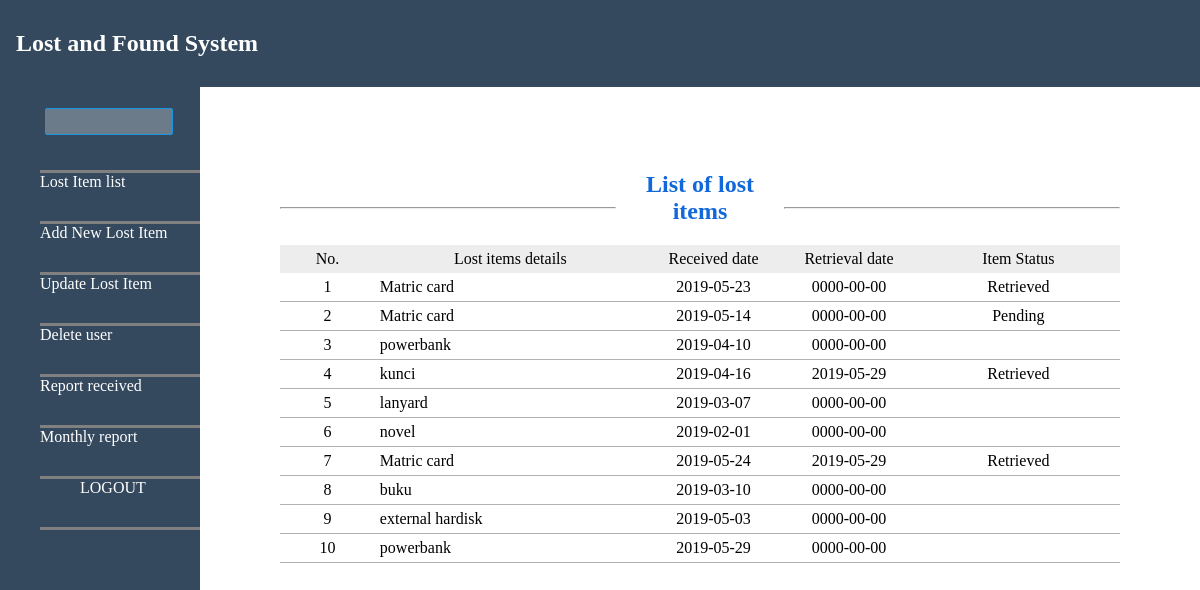
Page /list.php on the committed database.
### tables this page shows
CREATE TABLE `lost_item` (
  `item_id` int(10) NOT NULL,
  `item_details` varchar(50) NOT NULL,
  `item_status` text NOT NULL,
  `retrieved_by` varchar(15) NOT NULL,
  `retrieval_date` date NOT NULL,
  `received_date` date NOT NULL,
  `file_path` varchar(255) NOT NULL
);

### list.php (the view, shortened to what this page needs)
<html>
<head>
<link rel="stylesheet" type="text/css" href="styles/style_admin.css">
</head>
<body>
<div class="main">
		<?php include 'menuA.php'; ?>
	</div>
<div class="Mcontent">
	<br><br><br><br>
		<table align="center" border="0" width="70%" cellpadding="0" cellspacing="0">
			<td><hr></td>
				<td width="20%" align="center"><h2><font color="#1168da">List of lost items</font></h2></td>
			<td><hr></td>
		</table>
				<form action="" method="post">
				<table align="center" border="0" width="70%" cellpadding="5" cellspacing="0">
					<tr  align="center">
						<td width="7%" style="background-color: #ededed;">No.</td>
						<td width="20%" style="background-color: #ededed;">Lost items details</td>
						<td width="10%" style="background-color: #ededed;">Received date</td>
						<td width="10%" style="background-color: #ededed;">Retrieval date</td>
						<td width="15%" style="background-color: #ededed;">Item Status</td>
					</tr>
					<?php
						include ('connection.php');
						$sql = "SELECT * FROM lost_item";
						$result = mysqli_query($conn,$sql);
						if ($result == TRUE) {
							$no = 0;
							while($row = mysqli_fetch_array($result)){
					?>
					<tr>
						<td style="border-bottom: 1px solid #b3b3b3;" align="center"><?php echo ++$no; ?></td>
						<td style="border-bottom: 1px solid #b3b3b3;"><?php echo $row['item_details']; ?></td>
						<td style="border-bottom: 1px solid #b3b3b3;" align="center"><?php echo $row['received_date']; ?></td>
						<td style="border-bottom: 1px solid #b3b3b3;" align="center"><?php echo $row['retrieval_date']; ?></td>
						<td style="border-bottom: 1px solid #b3b3b3;" align="center"><?php echo $row['item_status']; ?></td>
					</tr>
					<?php
							}
						} else {
								echo "0 Results";
							}
						?>
				</table>
				</form>
	</div>
</body>
</html>

### styles/style_admin.css (style rules this page uses)
body { margin: 0px; border: 0px; }
.Mcontent { margin left: 16%; margin-top: 1%; margin right:1%; margin-bottom: 5%; }

### rows in the picture
lost_item: item_details "Matric card", received_date "2019-05-23", retrieval_date "0000-00-00", item_status "Retrieved"
lost_item: item_details "Matric card", received_date "2019-05-14", retrieval_date "0000-00-00", item_status "Pending"
lost_item: item_details "powerbank", received_date "2019-04-10", retrieval_date "0000-00-00"
lost_item: item_details "kunci", received_date "2019-04-16", retrieval_date "2019-05-29", item_status "Retrieved"
lost_item: item_details "lanyard", received_date "2019-03-07", retrieval_date "0000-00-00"
lost_item: item_details "novel", received_date "2019-02-01", retrieval_date "0000-00-00"
lost_item: item_details "Matric card", received_date "2019-05-24", retrieval_date "2019-05-29", item_status "Retrieved"
lost_item: item_details "buku", received_date "2019-03-10", retrieval_date "0000-00-00"
lost_item: item_details "external hardisk", received_date "2019-05-03", retrieval_date "0000-00-00"
lost_item: item_details "powerbank", received_date "2019-05-29", retrieval_date "0000-00-00"
